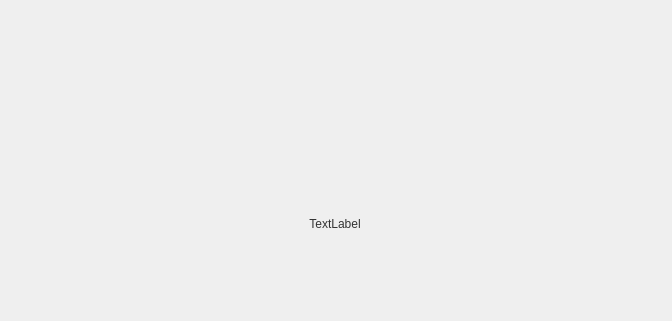
<?xml version="1.0" encoding="UTF-8"?>
<ui version="4.0">
 <class>BlankDefaultWidget</class>
 <widget class="QWidget" name="BlankDefaultWidget">
  <property name="geometry">
   <rect>
    <x>0</x>
    <y>0</y>
    <width>672</width>
    <height>321</height>
   </rect>
  </property>
  <property name="windowTitle">
   <string>Form</string>
  </property>
  <layout class="QVBoxLayout" name="verticalLayout_2" stretch="1,6,1">
   <property name="spacing">
    <number>0</number>
   </property>
   <property name="leftMargin">
    <number>0</number>
   </property>
   <property name="topMargin">
    <number>0</number>
   </property>
   <property name="rightMargin">
    <number>0</number>
   </property>
   <property name="bottomMargin">
    <number>0</number>
   </property>
   <item>
    <spacer name="verticalSpacer_2">
     <property name="orientation">
      <enum>Qt::Vertical</enum>
     </property>
     <property name="sizeType">
      <enum>QSizePolicy::Preferred</enum>
     </property>
     <property name="sizeHint" stdset="0">
      <size>
       <width>20</width>
       <height>40</height>
      </size>
     </property>
    </spacer>
   </item>
   <item>
    <layout class="QVBoxLayout" name="verticalLayout">
     <property name="spacing">
      <number>0</number>
     </property>
     <item>
      <layout class="QHBoxLayout" name="horizontalLayout" stretch="1,0,1">
       <property name="spacing">
        <number>0</number>
       </property>
       <property name="topMargin">
        <number>0</number>
       </property>
       <item>
        <spacer name="horizontalSpacer">
         <property name="orientation">
          <enum>Qt::Horizontal</enum>
         </property>
         <property name="sizeHint" stdset="0">
          <size>
           <width>40</width>
           <height>20</height>
          </size>
         </property>
        </spacer>
       </item>
       <item>
        <widget class="QLabel" name="label_pic">
         <property name="minimumSize">
          <size>
           <width>162</width>
           <height>126</height>
          </size>
         </property>
         <property name="maximumSize">
          <size>
           <width>73</width>
           <height>81</height>
          </size>
         </property>
         <property name="text">
          <string/>
         </property>
        </widget>
       </item>
       <item>
        <spacer name="horizontalSpacer_2">
         <property name="orientation">
          <enum>Qt::Horizontal</enum>
         </property>
         <property name="sizeHint" stdset="0">
          <size>
           <width>40</width>
           <height>20</height>
          </size>
         </property>
        </spacer>
       </item>
      </layout>
     </item>
     <item>
      <widget class="QLabel" name="label_tip">
       <property name="minimumSize">
        <size>
         <width>670</width>
         <height>20</height>
        </size>
       </property>
       <property name="maximumSize">
        <size>
         <width>670</width>
         <height>20</height>
        </size>
       </property>
       <property name="styleSheet">
        <string notr="true">QLabel{color: rgb(51, 51, 51);font: 14px &quot;微软雅黑 Light&quot;;}

</string>
       </property>
       <property name="text">
        <string>TextLabel</string>
       </property>
       <property name="alignment">
        <set>Qt::AlignCenter</set>
       </property>
      </widget>
     </item>
    </layout>
   </item>
   <item>
    <spacer name="verticalSpacer">
     <property name="orientation">
      <enum>Qt::Vertical</enum>
     </property>
     <property name="sizeType">
      <enum>QSizePolicy::Preferred</enum>
     </property>
     <property name="sizeHint" stdset="0">
      <size>
       <width>20</width>
       <height>40</height>
      </size>
     </property>
    </spacer>
   </item>
  </layout>
 </widget>
 <resources/>
 <connections/>
</ui>
